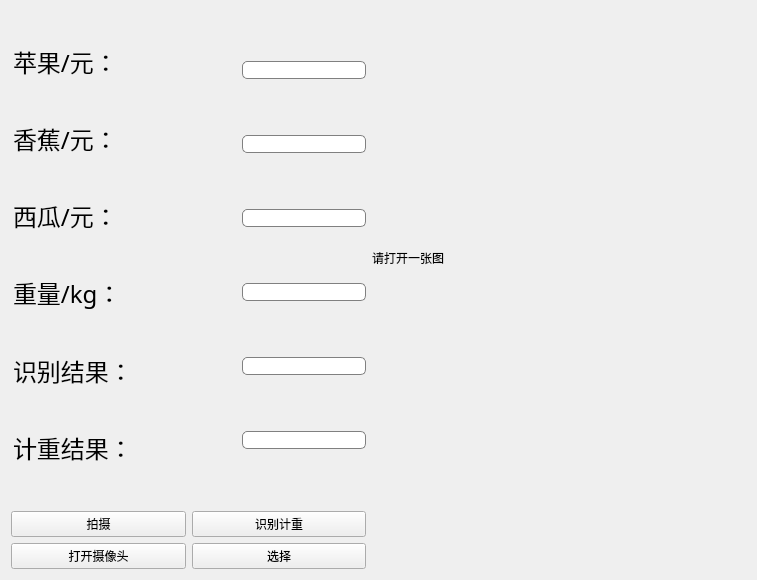
<?xml version="1.0" encoding="UTF-8"?>
<ui version="4.0">
 <class>Form</class>
 <widget class="QWidget" name="Form">
  <property name="geometry">
   <rect>
    <x>0</x>
    <y>0</y>
    <width>757</width>
    <height>580</height>
   </rect>
  </property>
  <property name="minimumSize">
   <size>
    <width>251</width>
    <height>291</height>
   </size>
  </property>
  <property name="windowTitle">
   <string>Form</string>
  </property>
  <layout class="QGridLayout" name="gridLayout">
   <item row="1" column="0">
    <layout class="QVBoxLayout" name="verticalLayout_3">
     <item>
      <widget class="QPushButton" name="shot">
       <property name="text">
        <string>拍摄</string>
       </property>
      </widget>
     </item>
     <item>
      <widget class="QPushButton" name="open">
       <property name="text">
        <string>打开摄像头</string>
       </property>
      </widget>
     </item>
    </layout>
   </item>
   <item row="1" column="1">
    <layout class="QVBoxLayout" name="verticalLayout_4">
     <item>
      <widget class="QPushButton" name="recognition">
       <property name="text">
        <string>识别计重</string>
       </property>
      </widget>
     </item>
     <item>
      <widget class="QPushButton" name="chooseButton">
       <property name="text">
        <string>选择</string>
       </property>
      </widget>
     </item>
    </layout>
   </item>
   <item row="0" column="0" colspan="2">
    <layout class="QHBoxLayout" name="horizontalLayout">
     <item>
      <layout class="QVBoxLayout" name="verticalLayout">
       <item>
        <widget class="QLineEdit" name="lineEdit">
         <property name="font">
          <font>
           <family>黑体</family>
           <pointsize>18</pointsize>
          </font>
         </property>
         <property name="styleSheet">
          <string notr="true">QLineEdit {
   border: none;
   background-color: transparent;
}
</string>
         </property>
         <property name="text">
          <string>苹果/元：</string>
         </property>
         <property name="readOnly">
          <bool>true</bool>
         </property>
        </widget>
       </item>
       <item>
        <widget class="QLineEdit" name="lineEdit_2">
         <property name="font">
          <font>
           <family>黑体</family>
           <pointsize>18</pointsize>
          </font>
         </property>
         <property name="styleSheet">
          <string notr="true">QLineEdit {
   border: none;
   background-color: transparent;
}
</string>
         </property>
         <property name="text">
          <string>香蕉/元：</string>
         </property>
         <property name="readOnly">
          <bool>true</bool>
         </property>
        </widget>
       </item>
       <item>
        <widget class="QLineEdit" name="lineEdit_3">
         <property name="font">
          <font>
           <family>黑体</family>
           <pointsize>18</pointsize>
          </font>
         </property>
         <property name="styleSheet">
          <string notr="true">QLineEdit {
   border: none;
   background-color: transparent;
}
</string>
         </property>
         <property name="text">
          <string>西瓜/元：</string>
         </property>
         <property name="readOnly">
          <bool>true</bool>
         </property>
        </widget>
       </item>
       <item>
        <widget class="QLineEdit" name="lineEdit_4">
         <property name="font">
          <font>
           <family>黑体</family>
           <pointsize>18</pointsize>
          </font>
         </property>
         <property name="styleSheet">
          <string notr="true">QLineEdit {
   border: none;
   background-color: transparent;
}
</string>
         </property>
         <property name="text">
          <string>重量/kg：</string>
         </property>
         <property name="readOnly">
          <bool>true</bool>
         </property>
        </widget>
       </item>
       <item>
        <widget class="QLineEdit" name="lineEdit_5">
         <property name="font">
          <font>
           <family>黑体</family>
           <pointsize>18</pointsize>
          </font>
         </property>
         <property name="styleSheet">
          <string notr="true">QLineEdit {
   border: none;
   background-color: transparent;
}
</string>
         </property>
         <property name="text">
          <string>识别结果：</string>
         </property>
         <property name="readOnly">
          <bool>true</bool>
         </property>
        </widget>
       </item>
       <item>
        <widget class="QLineEdit" name="lineEdit_6">
         <property name="font">
          <font>
           <family>黑体</family>
           <pointsize>18</pointsize>
          </font>
         </property>
         <property name="styleSheet">
          <string notr="true">QLineEdit {
   border: none;
   background-color: transparent;
}
</string>
         </property>
         <property name="text">
          <string>计重结果：</string>
         </property>
         <property name="readOnly">
          <bool>true</bool>
         </property>
        </widget>
       </item>
      </layout>
     </item>
     <item>
      <layout class="QVBoxLayout" name="verticalLayout_2">
       <item>
        <widget class="QLineEdit" name="apple">
         <property name="styleSheet">
          <string notr="true">QLineEdit {
    border: 1px solid gray;
    border-radius: 5px;
    padding: 0 8px;
    background: white;
}
</string>
         </property>
        </widget>
       </item>
       <item>
        <widget class="QLineEdit" name="banana">
         <property name="styleSheet">
          <string notr="true">QLineEdit {
    border: 1px solid gray;
    border-radius: 5px;
    padding: 0 8px;
    background: white;
}
</string>
         </property>
        </widget>
       </item>
       <item>
        <widget class="QLineEdit" name="watermelon">
         <property name="styleSheet">
          <string notr="true">QLineEdit {
    border: 1px solid gray;
    border-radius: 5px;
    padding: 0 8px;
    background: white;
}
</string>
         </property>
        </widget>
       </item>
       <item>
        <widget class="QLineEdit" name="kg">
         <property name="styleSheet">
          <string notr="true">QLineEdit {
    border: 1px solid gray;
    border-radius: 5px;
    padding: 0 8px;
    background: white;
}
</string>
         </property>
        </widget>
       </item>
       <item>
        <widget class="QLineEdit" name="recognize">
         <property name="styleSheet">
          <string notr="true">QLineEdit {
    border: 1px solid gray;
    border-radius: 5px;
    padding: 0 8px;
    background: white;
}
</string>
         </property>
         <property name="readOnly">
          <bool>true</bool>
         </property>
         <property name="placeholderText">
          <string/>
         </property>
        </widget>
       </item>
       <item>
        <widget class="QLineEdit" name="result">
         <property name="styleSheet">
          <string notr="true">QLineEdit {
    border: 1px solid gray;
    border-radius: 5px;
    padding: 0 8px;
    background: white;
}
</string>
         </property>
         <property name="inputMask">
          <string notr="true"/>
         </property>
         <property name="readOnly">
          <bool>true</bool>
         </property>
        </widget>
       </item>
      </layout>
     </item>
    </layout>
   </item>
   <item row="0" column="2">
    <widget class="QLabel" name="label">
     <property name="sizePolicy">
      <sizepolicy hsizetype="MinimumExpanding" vsizetype="MinimumExpanding">
       <horstretch>0</horstretch>
       <verstretch>0</verstretch>
      </sizepolicy>
     </property>
     <property name="minimumSize">
      <size>
       <width>350</width>
       <height>250</height>
      </size>
     </property>
     <property name="cursor">
      <cursorShape>ArrowCursor</cursorShape>
     </property>
     <property name="text">
      <string>请打开一张图</string>
     </property>
    </widget>
   </item>
  </layout>
 </widget>
 <resources/>
 <connections/>
</ui>
